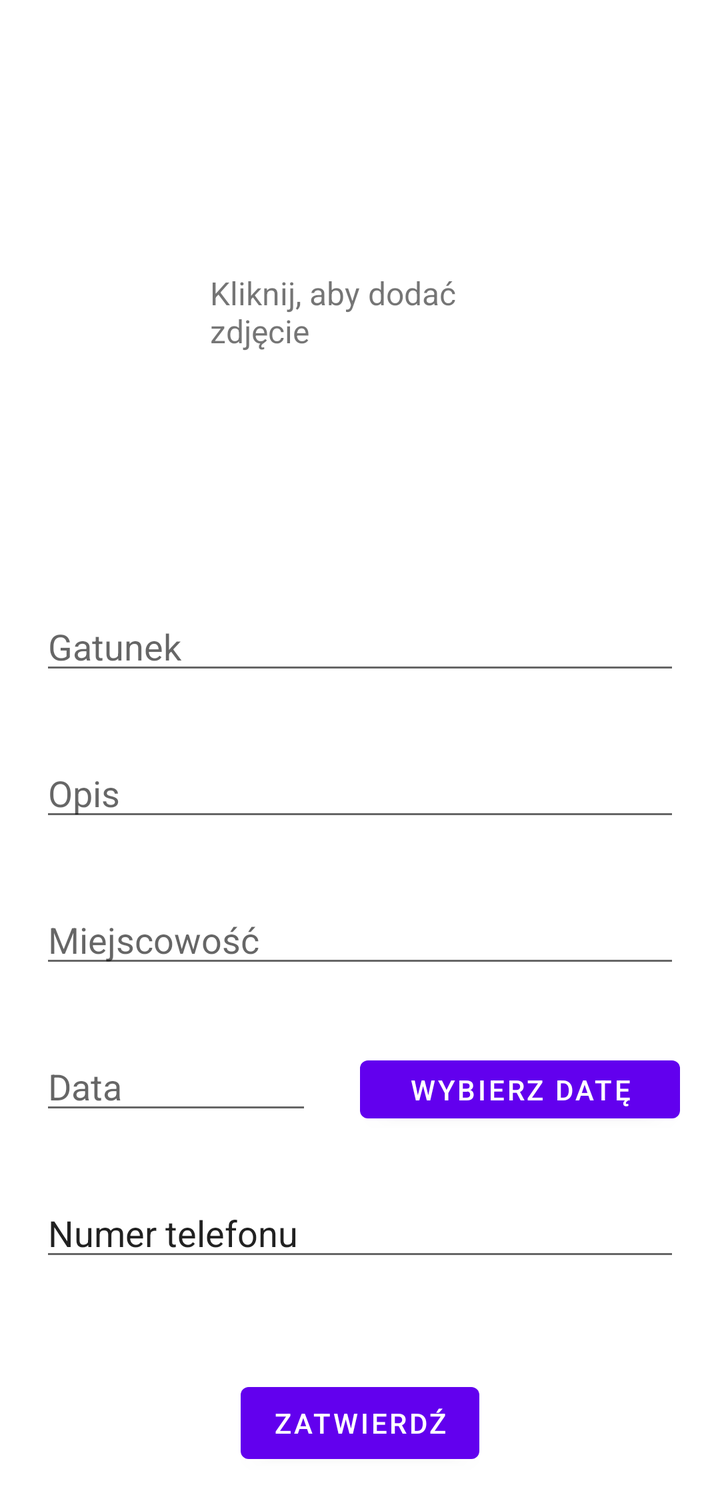
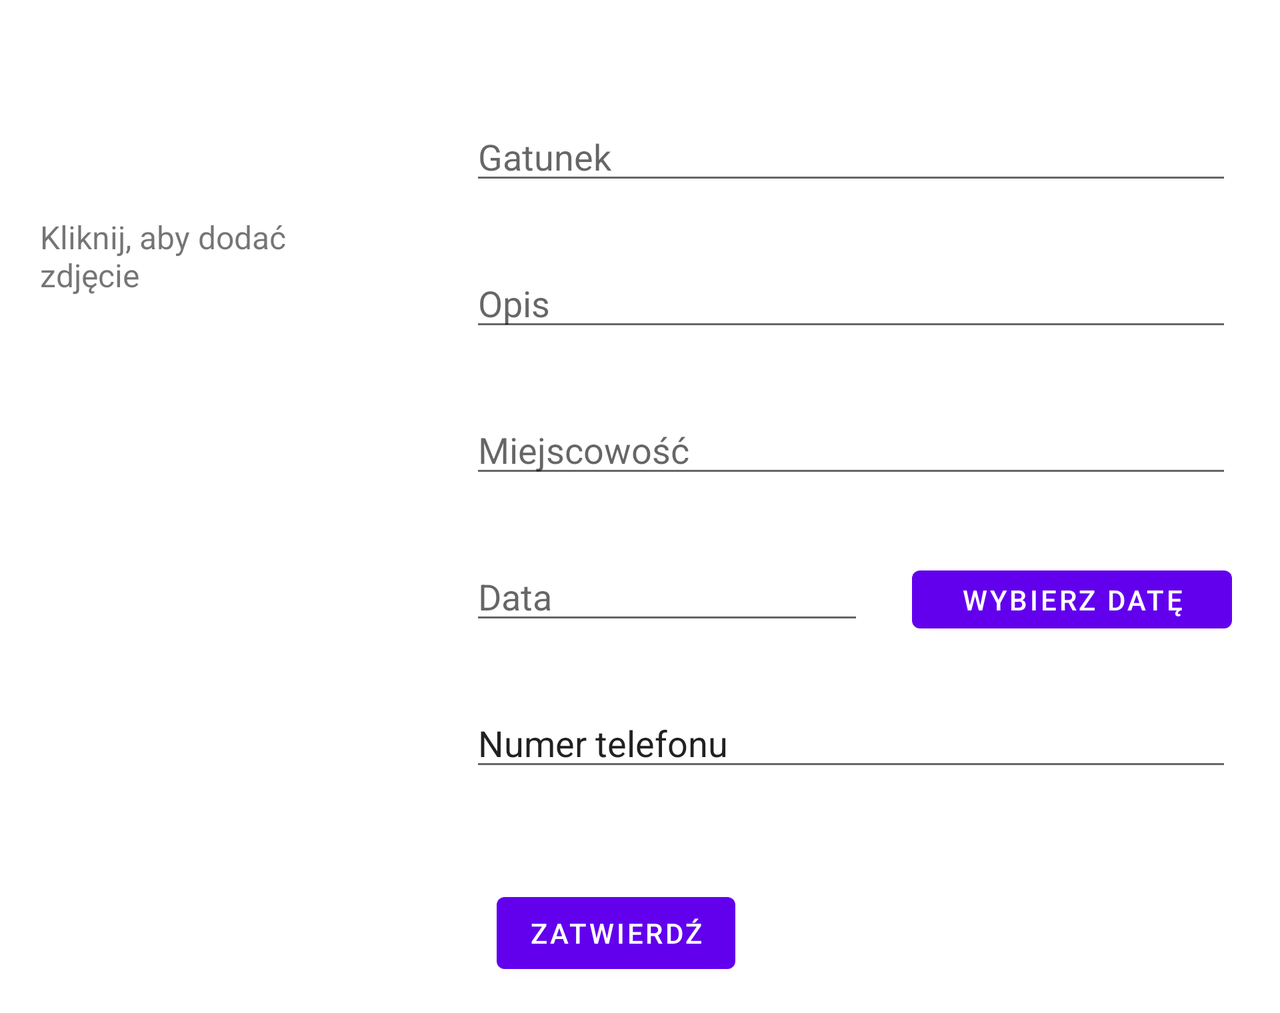

The same Android screen from two of the app's own layout files: first res/layout/ as a phone draws it, then the repository's variant for another configuration, drawn on a device whose configuration selects that folder. Both files follow.
<!-- AndroidManifest.xml: application theme Theme.AnimalsAndroid -->
<!-- res/layout/activity_add_found_report.xml -->
<?xml version="1.0" encoding="utf-8"?>
<ScrollView xmlns:android="http://schemas.android.com/apk/res/android"
        xmlns:app="http://schemas.android.com/apk/res-auto"
        xmlns:tools="http://schemas.android.com/tools"
        android:layout_width="match_parent"
        android:layout_height="wrap_content"
        android:fillViewport="true">

    <androidx.constraintlayout.widget.ConstraintLayout
            android:layout_width="match_parent"
            android:layout_height="match_parent"
            tools:context=".AddFoundReportActivity">

        <EditText
                android:id="@+id/editTextSpecies"
                android:layout_width="match_parent"
                android:layout_height="wrap_content"
                android:layout_marginLeft="20dp"
                android:layout_marginTop="60dp"
                android:layout_marginRight="20dp"
                android:hint="Gatunek"
                app:layout_constraintEnd_toEndOf="parent"
                app:layout_constraintStart_toStartOf="parent"
                app:layout_constraintTop_toBottomOf="@+id/imageView" />

        <EditText
                android:id="@+id/editTextLocality"
                android:layout_width="0dp"
                android:layout_height="wrap_content"
                android:hint="Miejscowość"
                app:layout_constraintTop_toBottomOf="@+id/editTextDesc"
                android:layout_marginTop="32dp"
                app:layout_constraintEnd_toEndOf="@+id/editTextDesc"
                app:layout_constraintStart_toStartOf="@+id/editTextDesc" />

        <EditText
                android:id="@+id/editTextDate"
                android:layout_width="0dp"
                android:layout_height="wrap_content"
                android:hint="Data"
                android:inputType="date"
                app:layout_constraintEnd_toStartOf="@+id/buttonPickDate"
                android:layout_marginEnd="24dp"
                app:layout_constraintTop_toBottomOf="@+id/editTextLocality"
                app:layout_constraintStart_toStartOf="@+id/editTextLocality"
                android:layout_marginTop="32dp" />

        <Button
                android:id="@+id/buttonAccept"
                android:layout_width="wrap_content"
                android:layout_height="wrap_content"
                android:layout_marginBottom="16dp"
                android:onClick="displayToastMsg"
                android:text="Zatwierdź"
                app:layout_constraintBottom_toBottomOf="parent"
                app:layout_constraintTop_toBottomOf="@+id/editTextPhoneNumber"
                app:layout_constraintStart_toStartOf="@+id/editTextPhoneNumber"
                app:layout_constraintEnd_toEndOf="@+id/editTextPhoneNumber"
                android:layout_marginTop="52dp" />

        <ImageView
                android:id="@+id/imageView"
                android:layout_width="157dp"
                android:layout_height="157dp"
                android:layout_marginStart="16dp"
                android:layout_marginTop="84dp"
                android:layout_marginEnd="16dp"
                android:scaleType="centerCrop"
                android:onClick="pickedPhoto"
                app:layout_constraintEnd_toEndOf="parent"
                app:layout_constraintHorizontal_bias="0.498"
                app:layout_constraintStart_toStartOf="parent"
                app:layout_constraintTop_toTopOf="parent"
                app:srcCompat="@drawable/ic_launcher_background" />

        <TextView
                android:id="@+id/textViewAddPhoto"
                android:layout_width="149dp"
                android:layout_height="54dp"
                android:layout_marginStart="8dp"
                android:layout_marginTop="16dp"
                android:layout_marginEnd="8dp"
                android:layout_marginBottom="16dp"
                android:text="Kliknij, aby dodać zdjęcie"
                android:textSize="16sp"
                app:layout_constraintBottom_toBottomOf="@+id/imageView"
                app:layout_constraintEnd_toEndOf="@+id/imageView"
                app:layout_constraintStart_toStartOf="@+id/imageView"
                app:layout_constraintTop_toTopOf="@+id/imageView" />

        <EditText
                android:id="@+id/editTextDesc"
                android:layout_width="0dp"
                android:layout_height="wrap_content"
                android:hint="Opis"
                android:ems="10"
                android:gravity="start|top"
                android:inputType="textMultiLine"
                app:layout_constraintTop_toBottomOf="@+id/editTextSpecies"
                android:layout_marginTop="32dp"
                app:layout_constraintEnd_toEndOf="@+id/editTextSpecies"
                app:layout_constraintStart_toStartOf="@+id/editTextSpecies" />

        <Button
                android:text="Wybierz datę"
                android:layout_width="160dp"
                android:layout_height="41dp"
                android:id="@+id/buttonPickDate"
                android:onClick="pickDate"
                app:layout_constraintBaseline_toBaselineOf="@+id/editTextDate"
                app:layout_constraintEnd_toEndOf="@+id/editTextLocality" />

        <EditText
                android:layout_width="0dp"
                android:layout_height="wrap_content"
                android:inputType="phone"
                android:ems="10"
                android:id="@+id/editTextPhoneNumber"
                app:layout_constraintTop_toBottomOf="@+id/editTextDate"
                app:layout_constraintStart_toStartOf="@+id/editTextDate"
                app:layout_constraintEnd_toEndOf="@+id/buttonPickDate"
                android:layout_marginTop="32dp"
                android:text="Numer telefonu" />


    </androidx.constraintlayout.widget.ConstraintLayout>
</ScrollView>
<!-- resources referenced by this layout -->
<resources>
  <style name="Theme.AnimalsAndroid" parent="Theme.MaterialComponents.DayNight.DarkActionBar">
          
          <item name="colorPrimary">@color/purple_500</item>
          <item name="colorPrimaryVariant">@color/purple_700</item>
          <item name="colorOnPrimary">@color/white</item>
          
          <item name="colorSecondary">@color/teal_200</item>
          <item name="colorSecondaryVariant">@color/teal_700</item>
          <item name="colorOnSecondary">@color/black</item>
          
          <item name="android:statusBarColor">?attr/colorPrimaryVariant</item>
          
      </style>
</resources>
<!-- res/layout-land/activity_add_found_report.xml (the repository's variant of the layout above) -->
<!-- drawn on the phone turned sideways -->
<?xml version="1.0" encoding="utf-8"?>
<ScrollView xmlns:android="http://schemas.android.com/apk/res/android"
        xmlns:app="http://schemas.android.com/apk/res-auto"
        xmlns:tools="http://schemas.android.com/tools"
        android:layout_width="match_parent"
        android:layout_height="wrap_content"
        android:fillViewport="true">

    <androidx.constraintlayout.widget.ConstraintLayout
            android:layout_width="match_parent"
            android:layout_height="match_parent"
            tools:context=".AddFoundReportActivity">

        <EditText
                android:id="@+id/editTextSpecies"
                android:layout_width="0dp"
                android:layout_height="wrap_content"
                android:hint="Gatunek"
                app:layout_constraintEnd_toEndOf="parent"
                app:layout_constraintStart_toEndOf="@+id/imageView"
                app:layout_constraintTop_toTopOf="@+id/imageView"
                android:layout_marginStart="62dp"
                android:layout_marginEnd="24dp" />

        <EditText
                android:id="@+id/editTextLocality"
                android:layout_width="0dp"
                android:layout_height="wrap_content"
                android:hint="Miejscowość"
                app:layout_constraintTop_toBottomOf="@+id/editTextDesc"
                android:layout_marginTop="32dp"
                app:layout_constraintEnd_toEndOf="@+id/editTextDesc"
                app:layout_constraintStart_toStartOf="@+id/editTextDesc" />

        <EditText
                android:id="@+id/editTextDate"
                android:layout_width="0dp"
                android:layout_height="wrap_content"
                android:hint="Data"
                android:inputType="date"
                app:layout_constraintEnd_toStartOf="@+id/buttonPickDate"
                android:layout_marginEnd="24dp"
                app:layout_constraintTop_toBottomOf="@+id/editTextLocality"
                app:layout_constraintStart_toStartOf="@+id/editTextLocality"
                android:layout_marginTop="32dp" />

        <Button
                android:id="@+id/buttonAccept"
                android:layout_width="wrap_content"
                android:layout_height="wrap_content"
                android:layout_marginBottom="16dp"
                android:onClick="displayToastMsg"
                android:text="Zatwierdź"
                app:layout_constraintBottom_toBottomOf="parent"
                app:layout_constraintTop_toBottomOf="@+id/editTextPhoneNumber"
                app:layout_constraintEnd_toEndOf="@+id/editTextPhoneNumber"
                android:layout_marginTop="52dp"
                app:layout_constraintStart_toStartOf="parent" />

        <ImageView
                android:id="@+id/imageView"
                android:layout_width="157dp"
                android:layout_height="157dp"
                android:layout_marginStart="16dp"
                android:layout_marginTop="56dp"
                android:layout_marginEnd="16dp"
                android:scaleType="centerCrop"
                android:onClick="pickedPhoto"
                app:layout_constraintEnd_toEndOf="parent"
                app:layout_constraintHorizontal_bias="0.0"
                app:layout_constraintStart_toStartOf="parent"
                app:layout_constraintTop_toTopOf="parent"
                app:srcCompat="@drawable/ic_launcher_background" />

        <TextView
                android:id="@+id/textViewAddPhoto"
                android:layout_width="149dp"
                android:layout_height="54dp"
                android:layout_marginStart="8dp"
                android:layout_marginTop="16dp"
                android:layout_marginEnd="8dp"
                android:layout_marginBottom="16dp"
                android:text="Kliknij, aby dodać zdjęcie"
                android:textSize="16sp"
                app:layout_constraintBottom_toBottomOf="@+id/imageView"
                app:layout_constraintEnd_toEndOf="@+id/imageView"
                app:layout_constraintStart_toStartOf="@+id/imageView"
                app:layout_constraintTop_toTopOf="@+id/imageView" />

        <EditText
                android:id="@+id/editTextDesc"
                android:layout_width="0dp"
                android:layout_height="wrap_content"
                android:hint="Opis"
                android:ems="10"
                android:gravity="start|top"
                android:inputType="textMultiLine"
                app:layout_constraintTop_toBottomOf="@+id/editTextSpecies"
                android:layout_marginTop="32dp"
                app:layout_constraintEnd_toEndOf="@+id/editTextSpecies"
                app:layout_constraintStart_toStartOf="@+id/editTextSpecies" />

        <Button
                android:text="Wybierz datę"
                android:layout_width="160dp"
                android:layout_height="41dp"
                android:id="@+id/buttonPickDate"
                android:onClick="pickDate"
                app:layout_constraintBaseline_toBaselineOf="@+id/editTextDate"
                app:layout_constraintEnd_toEndOf="@+id/editTextLocality" />

        <EditText
                android:layout_width="0dp"
                android:layout_height="wrap_content"
                android:inputType="phone"
                android:ems="10"
                android:id="@+id/editTextPhoneNumber"
                app:layout_constraintTop_toBottomOf="@+id/editTextDate"
                app:layout_constraintStart_toStartOf="@+id/editTextDate"
                app:layout_constraintEnd_toEndOf="@+id/buttonPickDate"
                android:layout_marginTop="32dp"
                android:text="Numer telefonu" />


    </androidx.constraintlayout.widget.ConstraintLayout>
</ScrollView>
